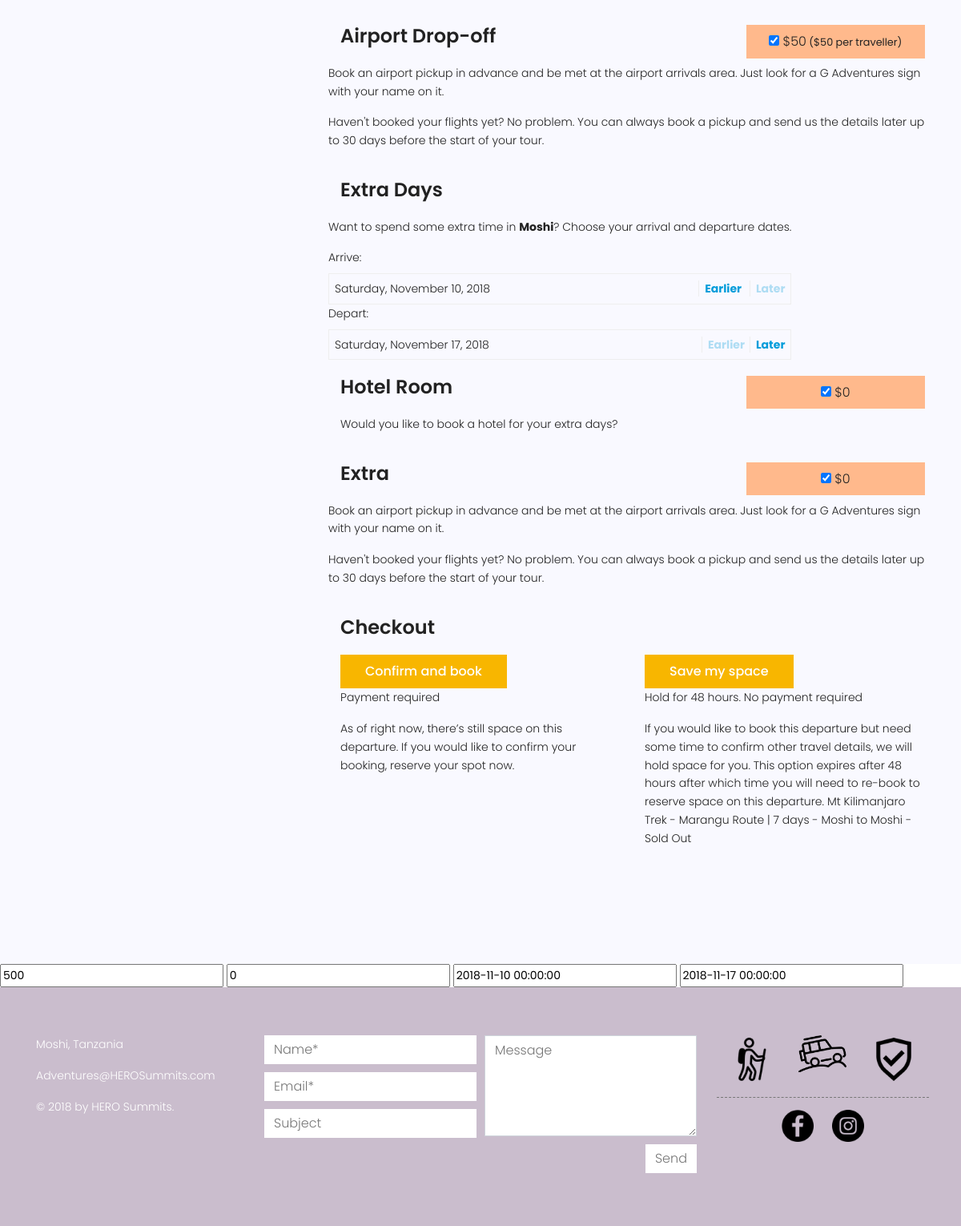
The app's page /index.php/Trip_book/book/1 (lower part), older data.
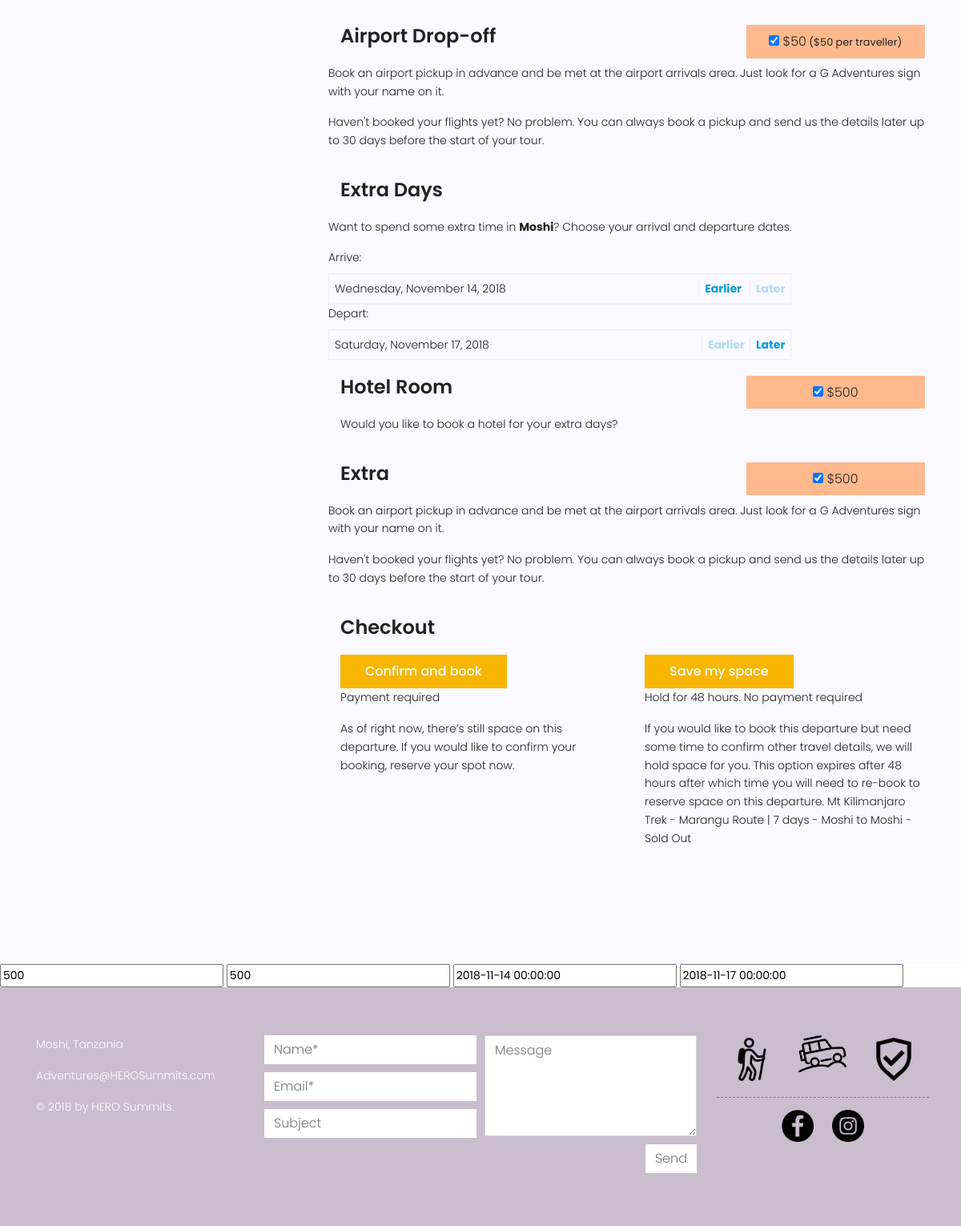
The same page, newer data.
### tables this page shows
CREATE TABLE `trip_table` (
  `id` int(11) NOT NULL,
  `trip_title` varchar(255) NOT NULL,
  `trip_description` varchar(255) DEFAULT NULL,
  `trip_start_date` datetime NOT NULL,
  `trip_end_date` datetime NOT NULL,
  `start_place` varchar(255) DEFAULT NULL,
  `end_place` varchar(255) DEFAULT NULL,
  `trip_extra_date` tinyint(1) NOT NULL DEFAULT '0',
  `extra_price` int(11) DEFAULT '0',
  `person_price` varchar(255) NOT NULL,
  `image` varchar(255) DEFAULT NULL,
  `hotel_price` int(11) DEFAULT NULL,
  `day_count` varchar(255) DEFAULT NULL,
  `picup_price` int(11) DEFAULT NULL,
  `drop_off_price` int(11) DEFAULT NULL,
  `active` int(11) NOT NULL DEFAULT '1',
  `status` int(11) NOT NULL DEFAULT '1',
  `created_by` int(11) NOT NULL,
  `created_date` timestamp NOT NULL DEFAULT CURRENT_TIMESTAMP,
  `updated_date` timestamp NOT NULL DEFAULT '0000-00-00 00:00:00' ON UPDATE CURRENT_TIMESTAMP
);

### application/controllers/Trip_Book.php (called while the page is built, shortened)
<?php
class Trip_Book extends CI_Controller {
        public function __construct()
        {
                $this->load->model('Trip_Book_model');
				$this->load->library('session');
				}
function book()
{
	$this->load->view('header');
	$id = $this->uri->segment(3);
	$course = $this->db->query ("select * from trip_table where id=".$id);
	$data['trip']=$course->row();
	$this->load->view('trip-book',$data );
	$this->load->view('footer');
}
}

### index.php (called while the page is built, shortened)
<?php
require_once BASEPATH.'core/CodeIgniter.php';

### application/views/trip-book.php (the view, shortened to what the changed rows need)
			<section class="post-content-area single-post-area">
				<div class="container">
					<div class="row">
						<div class="col-lg-8 posts-list">
							<div class="single-post row">
								<div class="col-lg-12 col-md-12">
									<form class="form-horizontal" role="form">
									<?php if($trip->drop_off_price !='' && $trip->drop_off_price !='0'){ ?>
									<div class="row">
										<div class="col-md-8">
										<h3 class="mt-20 mb-20">Airport Drop-off</h3>
										</div>
										<div class="col-md-4">
										<div class="sub-price"><span><input type="checkbox" id="arrival-transfer-choice" checked="">
										<label for="arrival-transfer-choice">$<?= $trip->drop_off_price?><small> ($<?= $trip->drop_off_price?> per traveller)</small></label>
										</span></div>
										</div>
											<p>Book an airport pickup in advance and be met at the airport arrivals area. Just look for a G Adventures sign with your name on it.</p>
                                    	<p>Haven't booked your flights yet? No problem. You can always book a pickup and send us the details later up to 30 days before the start of your tour.</p>
									</div>
									<?php } ?>
<?php if($trip->trip_extra_date !='0'){ ?>
	<div class="row">
		<div class="col-md-12">
			<h3 class="mt-20 mb-20">Extra Days</h3>
		</div>
	    <div class="content content-mobile">
	    	<p> Want to spend some extra time in <strong>Moshi</strong>? Choose your arrival and departure dates.</p>
	    	<div id="extra-dates">
	    		<div id="start-controls" class="row-fluid">
	    			<label class="pull-left">Arrive:</label>
	    			<div class="date-adjust">
	    				<span class="date" id="start_date"><?=date('l, F d, Y',strtotime($trip->trip_start_date))?></span>
	    				<div>
		    				<a id="arrive-earlier" data-delta="-1" data-date-type="start_date" class="first extra-day"><strong>Earlier</strong></a>
		    				<a id="arrive-later" data-delta="1" data-date-type="start_date" class="last extra-day disabled"><strong>Later</strong></a>
		    			</div>
	    			</div>
	    		</div>
	    		<div id="finish-controls" class="row-fluid">
	    			<label class="pull-left">Depart: </label>
	    			<div class="date-adjust">
	    				<span class="date" id="end_date"><?=date('l, F d, Y',strtotime($trip->trip_end_date))?></span>
		    			<div>
		    				<a id="leave-earlier" data-delta="-1" data-date-type="end_date" class="first extra-day disabled"><strong>Earlier</strong></a><a id="leave-later" data-delta="1" data-date-type="end_date" class="last extra-day"><strong>Later</strong></a>
		    			</div>
	    			</div>
	    		</div>
	    		</div>
	    		<div id="hotel_options">
	    			<div class="hotel-option clearfix"></div>
	    		</div>
	    	</div>
	</div>
	<div class="row">
		<div class="col-md-8">
			<h3 class="mt-20 mb-20">Hotel Room</h3>
			<p>Would you like to book a hotel for your extra days?</p>
		</div>
		<div class="col-md-4">
			<div class="sub-price">
				<span>
					<input type="checkbox" id="arrival-transfer-choice" checked="">
					<label for="arrival-transfer-choice">$<?= $trip->extra_price?></label>
				</span>
			</div>
		</div>
	</div>
<?php } ?>
									<div class="row">
										<div class="col-md-4">
										<div class="sub-price"><span><input type="checkbox" id="arrival-transfer-choice" checked="">
										<label for="arrival-transfer-choice">$<?= $trip->extra_price?></label>
										</span></div>
										</div>
									</div>
									</form>
								</div>
							</div>
						</div>
					</div>
				</div>
			</section>
<input type="text" name="" id="price" value="<?= $trip->person_price;?>">
<input type="text" name="" id="extraDayValue" value="<?= $trip->extra_price;?>">
<input type="text" name="" id="trip_start_date" value="<?= $trip->trip_start_date;?>">
<input type="text" name="" id="trip_end_date" value="<?= $trip->trip_end_date;?>">

Row changes from the older to the newer data that the page shows:
changed trip_table: trip_start_date "Saturday, November 10, 2018" → "Wednesday, November 14, 2018"; extra_price "0" → "500"; trip_start_date "2018-11-10 00:00:00" → "2018-11-14 00:00:00"
